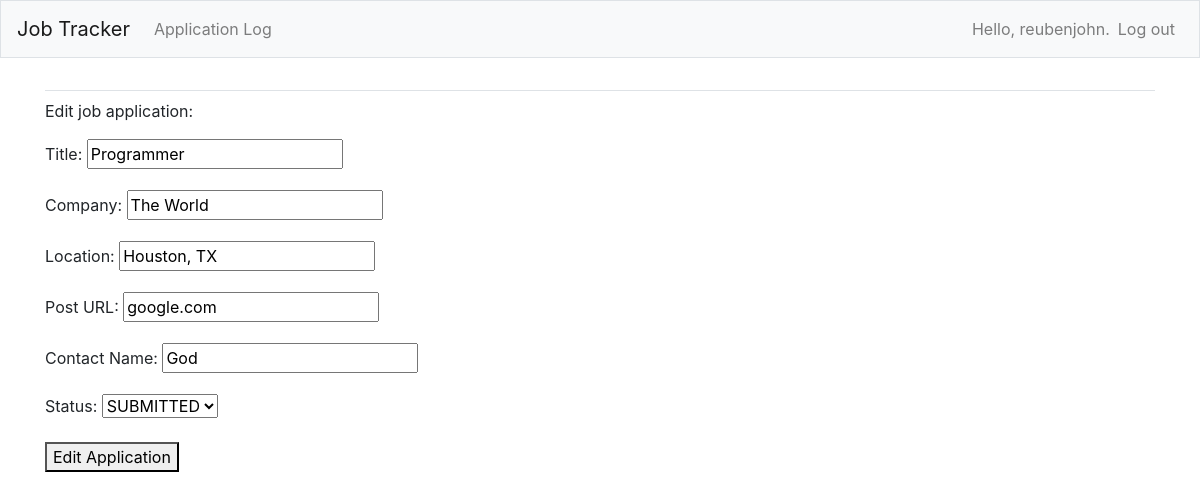
/edit_job_entry/6/ (signed in), run on the app's committed database.
### job_apps/models.py (models this page shows, shortened)
class Application(models.Model):
    STATUSES = [('submitted', 'SUBMITTED'),
                ('accepted', 'ACCEPTED'),
                ('rejected', 'REJECTED')]
    position = models.CharField(max_length=100)
    company = models.CharField(max_length=100)
    post_url = models.CharField(max_length=300)
    contact_name = models.CharField(max_length=100)
    location = models.CharField(max_length=100)
    date_added = models.DateField(auto_now_add=True)
    status = models.CharField(
        max_length=20, choices=STATUSES, default="submitted")
    owner = models.ForeignKey(User, on_delete=models.CASCADE)

### job_apps/views.py (the view)
# urls.py: path('edit_job_entry/<int:job_entry_id>/',
@login_required
def edit_job_entry(request, job_entry_id):
    job_entry = Application.objects.get(id=job_entry_id)
    check_log_owner(job_entry.owner, request.user)
    if request.method != 'POST':
        form = ApplicationForm(instance=job_entry)
    else:
        form = ApplicationForm(instance=job_entry, data=request.POST)
        if form.is_valid():
            form.save()
            return redirect('job_apps:job_log')
    context = {'job_entry': job_entry, 'form': form}
    return render(request, 'job_apps/edit_job_entry.html', context)

### job_apps/forms.py
class ApplicationForm(forms.ModelForm):
    class Meta:
        model = Application
        fields = ['position', 'company', 'location',
                  'post_url', 'contact_name', 'status']
        labels = {'position': 'Title', 'company': 'Company', 'location': 'Location',
                  'post_url': 'Post URL', 'contact_name': 'Contact Name', 'status': 'Status'}

### job_apps/views.py (called while the page is built)
def check_log_owner(owner, user):
    if owner != user:
        raise Http404

### job_apps/templates/job_apps/edit_job_entry.html (shortened to what this page needs)
{% extends 'job_apps/base.html' %}
{% block content %}
  <p>Edit job application:</p>
  <form action="{% url 'job_apps:edit_job_entry' job_entry.id%}" method='post'>
  {{ form.as_p }}
  <button name='submit'>Edit Application</button>
  </form>
{% endblock content %}

### job_apps/templates/job_apps/base.html (shortened to what this page needs)
{% load bootstrap4 %}
<!doctype html>
<html lang="en">
<head>
  {% bootstrap_css %}
</head>
<body>
  <nav class="navbar navbar-expand-md navbar-light bg-light mb-4 border">
    <a class="navbar-brand" href="{% url 'job_apps:index'%}">Job Tracker</a>
    <div class="collapse navbar-collapse" id="navbarCollapse">
      <ul class="navbar-nav mr-auto">
        <li class="nav-item">
          <a class="nav-link" href="{% url 'job_apps:job_log'%}">Application Log</a>
        </li>
      </ul>
      <ul class="navbar-nav ml-auto">
        {% if user.is_authenticated %}
          <li class="nav-item">
            <span class="navbar-text">Hello, {{ user.username }}.</span>
          </li>
          <li class="nav-item">
            <a class="nav-link" href="{% url 'users:logout' %}">Log out</a>
          </li>
        {% endif %}
      </ul>
</div>
</nav>
</body>
  <main role="main" class="container">
    <div class="pb-2 mb-2 border-bottom">
    </div>
    <div>
      {% block content %}{% endblock content %}
    </div>
  </main>
</body>
</html>

### data on the page
Application: position "Programmer", company "The World", location "Houston, TX", post_url "google.com", contact_name "God", status "SUBMITTED"

### other printed values
{{ user.username }} "reubenjohn"
